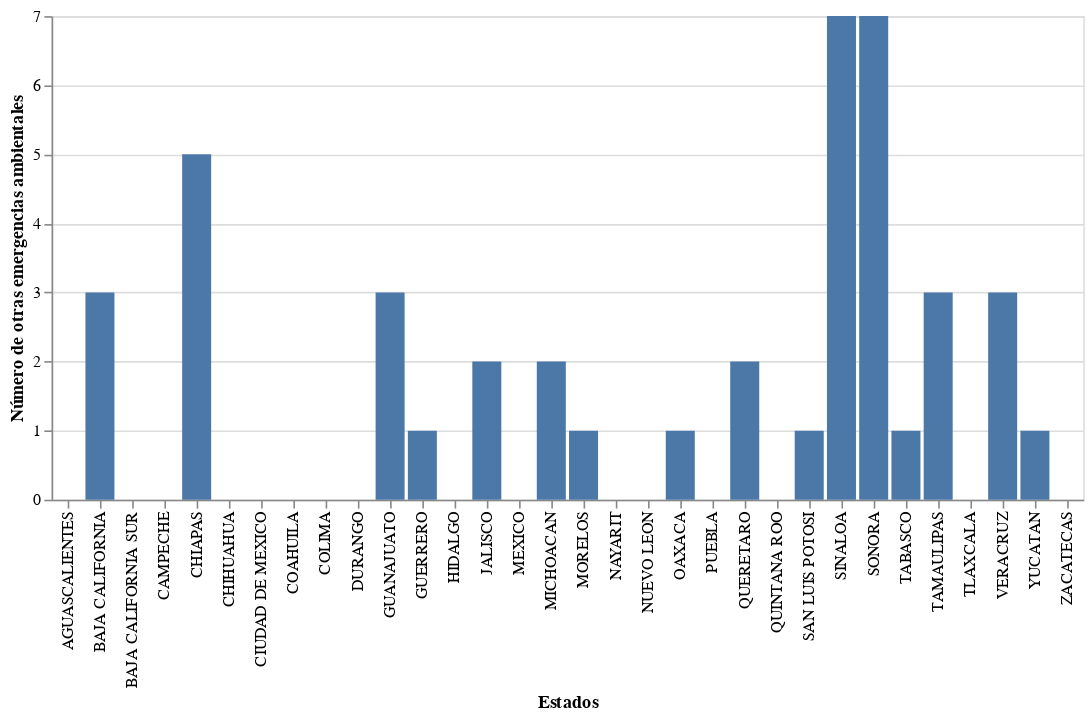

Notebook code cell kept with this figure:
### Code cell
gráfico_otro

### Figure 1 — Vega-Lite specification as saved in the notebook (floating-point values rounded to 4 significant figures)
{"config": {"view": {"continuousWidth": 400, "continuousHeight": 300}}, "data": {"name": "data-baa258bd6b319023e4b3ffb603cb441b"}, "mark": "bar", "encoding": {"x": {"type": "nominal", "field": "estado", "title": "Estados"}, "y": {"type": "quantitative", "aggregate": "mean", "field": "otro", "title": "Número de otras emergencias ambientales"}}, "$schema": "https://vega.github.io/schema/vega-lite/v4.8.1.json", "datasets": {"data-baa258bd6b319023e4b3ffb603cb441b": [{"estado": "AGUASCALIENTES", "derrame": 16, "explosion": 2, "fuga": 3, "incendio": 6, "otro": 0}, {"estado": "BAJA CALIFORNIA", "derrame": 112, "explosion": 15, "fuga": 28, "incendio": 33, "otro": 3}, {"estado": "BAJA CALIFORNIA SUR", "derrame": 13, "explosion": 1, "fuga": 1, "incendio": 2, "otro": 0}, {"estado": "CAMPECHE", "derrame": 20, "explosion": 1, "fuga": 6, "incendio": 6, "otro": 0}, {"estado": "CHIAPAS", "derrame": 36, "explosion": 56, "fuga": 134, "incendio": 56, "otro": 5}, {"estado": "CHIHUAHUA", "derrame": 28, "explosion": 20, "fuga": 27, "incendio": 19, "otro": 0}, {"estado": "CIUDAD DE MEXICO", "derrame": 16, "explosion": 2, "fuga": 2, "incendio": 5, "otro": 0}, {"estado": "COAHUILA", "derrame": 20, "explosion": 6, "fuga": 4, "incendio": 4, "otro": 0}, {"estado": "COLIMA", "derrame": 99, "explosion": 22, "fuga": 37, "incendio": 21, "otro": 0}, {"estado": "DURANGO", "derrame": 26, "explosion": 7, "fuga": 6, "incendio": 11, "otro": 0}, {"estado": "GUANAJUATO", "derrame": 1645, "explosion": 38, "fuga": 58, "incendio": 65, "otro": 3}, {"estado": "GUERRERO", "derrame": 18, "explosion": 6, "fuga": 5, "incendio": 7, "otro": 1}, {"estado": "HIDALGO", "derrame": 253, "explosion": 16, "fuga": 17, "incendio": 32, "otro": 0}, {"estado": "JALISCO", "derrame": 167, "explosion": 34, "fuga": 36, "incendio": 51, "otro": 2}, {"estado": "MEXICO", "derrame": 284, "explosion": 111, "fuga": 68, "incendio": 64, "otro": 0}, {"estado": "MICHOACAN", "derrame": 104, "explosion": 28, "fuga": 10, "incendio": 17, "otro": 2}, {"estado": "MORELOS", "derrame": 42, "explosion": 11, "fuga": 9, "incendio": 12, "otro": 1}, {"estado": "NAYARIT", "derrame": 18, "explosion": 3, "fuga": 5, "incendio": 3, "otro": 0}, {"estado": "NUEVO LEON", "derrame": 107, "explosion": 16, "fuga": 27, "incendio": 42, "otro": 0}, {"estado": "OAXACA", "derrame": 137, "explosion": 29, "fuga": 28, "incendio": 7, "otro": 1}, {"estado": "PUEBLA", "derrame": 835, "explosion": 30, "fuga": 45, "incendio": 41, "otro": 0}, {"estado": "QUERETARO", "derrame": 107, "explosion": 15, "fuga": 45, "incendio": 33, "otro": 2}, {"estado": "QUINTANA ROO", "derrame": 12, "explosion": 1, "fuga": 0, "incendio": 1, "otro": 0}, {"estado": "SAN LUIS POTOSI", "derrame": 45, "explosion": 8, "fuga": 8, "incendio": 8, "otro": 1}, {"estado": "SINALOA", "derrame": 113, "explosion": 6, "fuga": 30, "incendio": 18, "otro": 7}, {"estado": "SONORA", "derrame": 118, "explosion": 28, "fuga": 68, "incendio": 17, "otro": 7}, {"estado": "TABASCO", "derrame": 337, "explosion": 17, "fuga": 29, "incendio": 16, "otro": 1}, {"estado": "TAMAULIPAS", "derrame": 284, "explosion": 21, "fuga": 40, "incendio": 36, "otro": 3}, {"estado": "TLAXCALA", "derrame": 89, "explosion": 15, "fuga": 7, "incendio": 10, "otro": 0}, {"estado": "VERACRUZ", "derrame": 487, "explosion": 30, "fuga": 46, "incendio": 50, "otro": 3}, {"estado": "YUCATAN", "derrame": 25, "explosion": 4, "fuga": 6, "incendio": 6, "otro": 1}, {"estado": "ZACATECAS", "derrame": 52, "explosion": 3, "fuga": 3, "incendio": 4, "otro": 0}]}}
